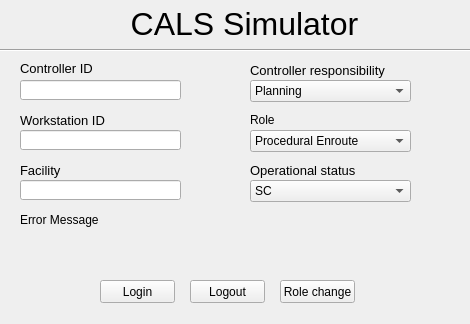
<?xml version="1.0" encoding="UTF-8"?>
<ui version="4.0">
 <class>SimulationWidget</class>
 <widget class="QWidget" name="SimulationWidget">
  <property name="geometry">
   <rect>
    <x>0</x>
    <y>0</y>
    <width>470</width>
    <height>324</height>
   </rect>
  </property>
  <property name="windowTitle">
   <string>Form</string>
  </property>
  <widget class="QLabel" name="Controller_lbl">
   <property name="geometry">
    <rect>
     <x>20</x>
     <y>60</y>
     <width>111</width>
     <height>16</height>
    </rect>
   </property>
   <property name="font">
    <font>
     <pointsize>10</pointsize>
    </font>
   </property>
   <property name="text">
    <string>Controller ID</string>
   </property>
  </widget>
  <widget class="QLineEdit" name="controllerID_line">
   <property name="geometry">
    <rect>
     <x>20</x>
     <y>80</y>
     <width>161</width>
     <height>20</height>
    </rect>
   </property>
  </widget>
  <widget class="Line" name="line">
   <property name="geometry">
    <rect>
     <x>0</x>
     <y>40</y>
     <width>471</width>
     <height>20</height>
    </rect>
   </property>
   <property name="orientation">
    <enum>Qt::Horizontal</enum>
   </property>
  </widget>
  <widget class="QLabel" name="responsibility_lbl">
   <property name="geometry">
    <rect>
     <x>250</x>
     <y>60</y>
     <width>141</width>
     <height>20</height>
    </rect>
   </property>
   <property name="font">
    <font>
     <pointsize>10</pointsize>
    </font>
   </property>
   <property name="text">
    <string>Controller responsibility</string>
   </property>
  </widget>
  <widget class="QLabel" name="operational_lbl">
   <property name="geometry">
    <rect>
     <x>250</x>
     <y>160</y>
     <width>141</width>
     <height>20</height>
    </rect>
   </property>
   <property name="font">
    <font>
     <pointsize>10</pointsize>
    </font>
   </property>
   <property name="text">
    <string>Operational status</string>
   </property>
  </widget>
  <widget class="QComboBox" name="responsibility_cmbox">
   <property name="geometry">
    <rect>
     <x>250</x>
     <y>80</y>
     <width>161</width>
     <height>22</height>
    </rect>
   </property>
   <item>
    <property name="text">
     <string>Planning</string>
    </property>
   </item>
   <item>
    <property name="text">
     <string>Tactical</string>
    </property>
   </item>
   <item>
    <property name="text">
     <string>Weather</string>
    </property>
   </item>
  </widget>
  <widget class="QComboBox" name="operational_cmbox">
   <property name="geometry">
    <rect>
     <x>250</x>
     <y>180</y>
     <width>161</width>
     <height>22</height>
    </rect>
   </property>
   <item>
    <property name="text">
     <string>SC</string>
    </property>
   </item>
   <item>
    <property name="text">
     <string>MCU</string>
    </property>
   </item>
   <item>
    <property name="text">
     <string>MCS</string>
    </property>
   </item>
   <item>
    <property name="text">
     <string>MCM</string>
    </property>
   </item>
   <item>
    <property name="text">
     <string>MCT</string>
    </property>
   </item>
   <item>
    <property name="text">
     <string>MCI</string>
    </property>
   </item>
  </widget>
  <widget class="QPushButton" name="login_btn">
   <property name="geometry">
    <rect>
     <x>100</x>
     <y>280</y>
     <width>75</width>
     <height>23</height>
    </rect>
   </property>
   <property name="text">
    <string>Login</string>
   </property>
  </widget>
  <widget class="QPushButton" name="logout_btn">
   <property name="geometry">
    <rect>
     <x>190</x>
     <y>280</y>
     <width>75</width>
     <height>23</height>
    </rect>
   </property>
   <property name="text">
    <string>Logout</string>
   </property>
  </widget>
  <widget class="QLabel" name="error_lbl">
   <property name="geometry">
    <rect>
     <x>20</x>
     <y>230</y>
     <width>431</width>
     <height>21</height>
    </rect>
   </property>
   <property name="text">
    <string/>
   </property>
  </widget>
  <widget class="QLabel" name="error_title_label">
   <property name="geometry">
    <rect>
     <x>20</x>
     <y>210</y>
     <width>171</width>
     <height>20</height>
    </rect>
   </property>
   <property name="text">
    <string>Error Message</string>
   </property>
  </widget>
  <widget class="QPushButton" name="role_change_btn">
   <property name="geometry">
    <rect>
     <x>280</x>
     <y>280</y>
     <width>75</width>
     <height>23</height>
    </rect>
   </property>
   <property name="text">
    <string>Role change</string>
   </property>
  </widget>
  <widget class="QComboBox" name="role_cmbox">
   <property name="geometry">
    <rect>
     <x>250</x>
     <y>130</y>
     <width>161</width>
     <height>22</height>
    </rect>
   </property>
   <item>
    <property name="text">
     <string>Procedural Enroute</string>
    </property>
   </item>
   <item>
    <property name="text">
     <string>Radar Terminal</string>
    </property>
   </item>
   <item>
    <property name="text">
     <string>Radar Arrivals</string>
    </property>
   </item>
   <item>
    <property name="text">
     <string>Radar Departures</string>
    </property>
   </item>
   <item>
    <property name="text">
     <string>Ground Procedural</string>
    </property>
   </item>
   <item>
    <property name="text">
     <string>Local Procedural</string>
    </property>
   </item>
  </widget>
  <widget class="QLabel" name="label">
   <property name="geometry">
    <rect>
     <x>250</x>
     <y>110</y>
     <width>47</width>
     <height>20</height>
    </rect>
   </property>
   <property name="text">
    <string>Role</string>
   </property>
  </widget>
  <widget class="QLabel" name="title_lbl">
   <property name="geometry">
    <rect>
     <x>10</x>
     <y>-10</y>
     <width>469</width>
     <height>68</height>
    </rect>
   </property>
   <property name="font">
    <font>
     <pointsize>24</pointsize>
    </font>
   </property>
   <property name="text">
    <string>CALS Simulator</string>
   </property>
   <property name="alignment">
    <set>Qt::AlignCenter</set>
   </property>
  </widget>
  <widget class="QLabel" name="facility_lbl">
   <property name="geometry">
    <rect>
     <x>20</x>
     <y>160</y>
     <width>111</width>
     <height>20</height>
    </rect>
   </property>
   <property name="font">
    <font>
     <pointsize>10</pointsize>
    </font>
   </property>
   <property name="text">
    <string>Facility</string>
   </property>
  </widget>
  <widget class="QLineEdit" name="facility_line">
   <property name="geometry">
    <rect>
     <x>20</x>
     <y>180</y>
     <width>161</width>
     <height>20</height>
    </rect>
   </property>
  </widget>
  <widget class="QLabel" name="workstationID_lbl">
   <property name="geometry">
    <rect>
     <x>20</x>
     <y>110</y>
     <width>111</width>
     <height>20</height>
    </rect>
   </property>
   <property name="font">
    <font>
     <pointsize>10</pointsize>
    </font>
   </property>
   <property name="text">
    <string>Workstation ID</string>
   </property>
  </widget>
  <widget class="QLineEdit" name="workstationID_line">
   <property name="geometry">
    <rect>
     <x>20</x>
     <y>130</y>
     <width>161</width>
     <height>20</height>
    </rect>
   </property>
  </widget>
 </widget>
 <resources/>
 <connections/>
</ui>
